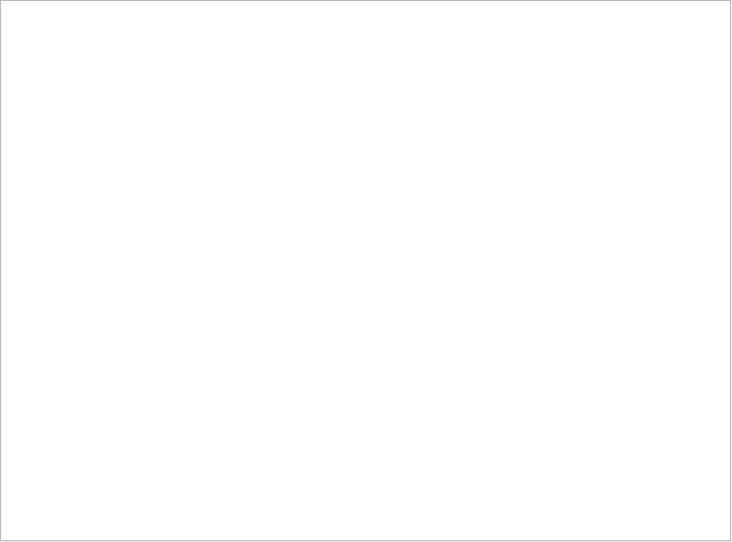
<?xml version="1.0" encoding="UTF-8"?>
<ui version="4.0">
 <class>Form</class>
 <widget class="QWidget" name="Form">
  <property name="geometry">
   <rect>
    <x>0</x>
    <y>0</y>
    <width>732</width>
    <height>542</height>
   </rect>
  </property>
  <property name="minimumSize">
   <size>
    <width>732</width>
    <height>542</height>
   </size>
  </property>
  <property name="maximumSize">
   <size>
    <width>732</width>
    <height>542</height>
   </size>
  </property>
  <property name="windowTitle">
   <string>Эспрессо</string>
  </property>
  <widget class="QTextBrowser" name="textBrowser">
   <property name="geometry">
    <rect>
     <x>0</x>
     <y>0</y>
     <width>731</width>
     <height>541</height>
    </rect>
   </property>
   <property name="html">
    <string>&lt;!DOCTYPE HTML PUBLIC &quot;-//W3C//DTD HTML 4.0//EN&quot; &quot;http://www.w3.org/TR/REC-html40/strict.dtd&quot;&gt;
&lt;html&gt;&lt;head&gt;&lt;meta name=&quot;qrichtext&quot; content=&quot;1&quot; /&gt;&lt;style type=&quot;text/css&quot;&gt;
p, li { white-space: pre-wrap; }
&lt;/style&gt;&lt;/head&gt;&lt;body style=&quot; font-family:'MS Shell Dlg 2'; font-size:8.25pt; font-weight:400; font-style:normal;&quot;&gt;
&lt;p style=&quot;-qt-paragraph-type:empty; margin-top:0px; margin-bottom:0px; margin-left:0px; margin-right:0px; -qt-block-indent:0; text-indent:0px;&quot;&gt;&lt;br /&gt;&lt;/p&gt;&lt;/body&gt;&lt;/html&gt;</string>
   </property>
  </widget>
 </widget>
 <resources/>
 <connections/>
</ui>
